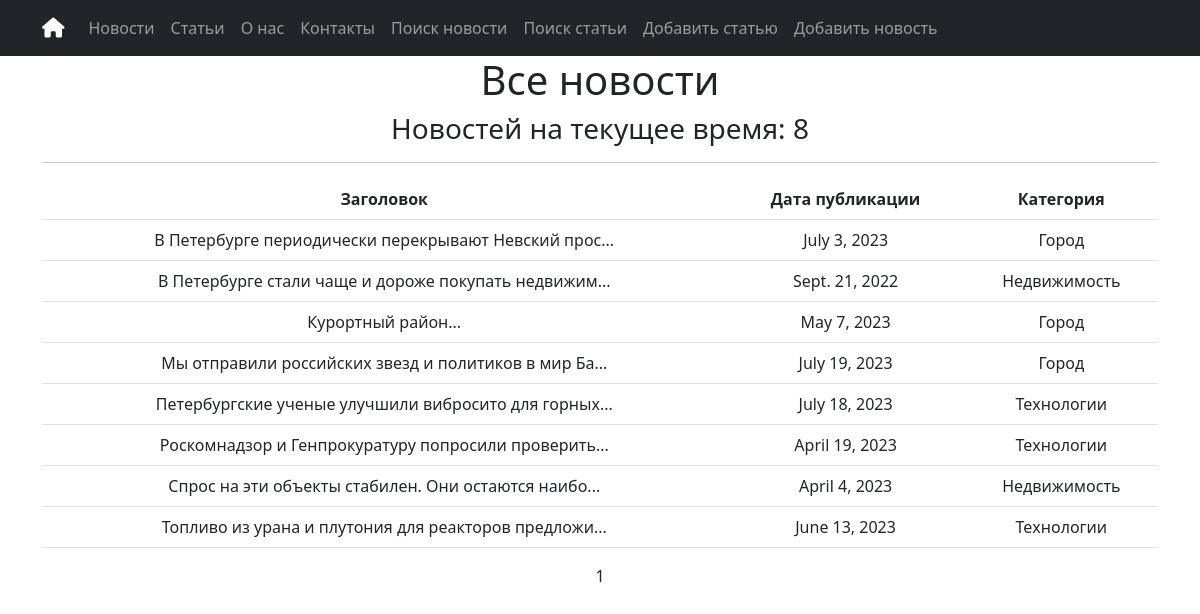
Page /news/ on the committed database.
### simpleapp/models.py (models this page shows, shortened)
class News(models.Model):
    title = models.CharField(
        max_length=50,
        unique=True, # названия товаров не должны повторяться
    )
    description = models.TextField()
    date = models.DateField(help_text=('YYYY-MM-DD'))
    category = models.ForeignKey(
        to='Category',
        on_delete=models.CASCADE,
        related_name='news', # все продукты в категории будут доступны через поле news
    )
    class Meta:
        verbose_name_plural = "News"

class Category(models.Model):
    name = models.CharField(max_length=100, unique=True)
    subscribers = models.ManyToManyField(User, blank=True, null=True, related_name='categories' )
    def __str__(self):
        return self.name.title()
    class Meta:
        verbose_name_plural = "Categories"

### simpleapp/views.py (the view)
# urls.py: path('', NewsList.as_view(), name='news_list'),
class NewsList(ListView):
    model = News
    ordering = 'title'
    template_name = 'news.html'
    context_object_name = 'news'
    paginate_by = 10 # вот так мы можем указать количество записей на странице
    def get_context_data(self, **kwargs):
        context = super().get_context_data(**kwargs)
        context['next_sale'] = f"Новостей на текущее время:"
        return context

### templates/news.html (shortened to what this page needs)
{% extends 'flatpages/default.html' %}
{% load custom_filters %}
{% load custom_tags %}
{% block content %}
<h1>Все новости</h1>
{% if page_obj.paginator.count > 0 %}
<h3> {{ next_sale }} {{ page_obj.paginator.count }}</h3>
{% endif %}
<hr>
{% if news %}
<table class="table" style="width: 100%;">
    <thead>
        <tr>
            <th>Заголовок</th>
            <th>Дата публикации</th>
            <th>Категория</th>
        </tr>
    </thead>
    <tbody>
        {% for item in news %}
        <tr>
            <td>
                <a class="nav-link" href="{% url 'news_detail' pk=item.pk %}">{{ item.title|truncatewords:20}}...</a>
            </td>
            <td>{{ item.date }}</td>
            <td>{{ item.category }}</td>
        </tr>
        {% endfor %}
    </tbody>
</table>
{% else %}
<h2>Новостей нет!</h2>
{% endif %}
{% if page_obj.paginator.count > 0 %}
{{ page_obj.number }}
{% endif %}
{% endblock content %}

### rows in the picture
News: title "В Петербурге периодически перекрывают Невский прос", date "July 3, 2023", category "Город"
News: title "В Петербурге стали чаще и дороже покупать недвижим", date "Sept. 21, 2022", category "Недвижимость"
News: title "Курортный район", date "May 7, 2023", category "Город"
News: title "Мы отправили российских звезд и политиков в мир Ба", date "July 19, 2023", category "Город"
News: title "Петербургские ученые улучшили вибросито для горных", date "July 18, 2023", category "Технологии"
News: title "Роскомнадзор и Генпрокуратуру попросили проверить", date "April 19, 2023", category "Технологии"
News: title "Спрос на эти объекты стабилен. Они остаются наибо", date "April 4, 2023", category "Недвижимость"
News: title "Топливо из урана и плутония для реакторов предложи", date "June 13, 2023", category "Технологии"

### other values in the picture
{{ next_sale }} "Новостей на текущее время:"
{{ page_obj.paginator.count }} "8"
{{ page_obj.number }} "1"
